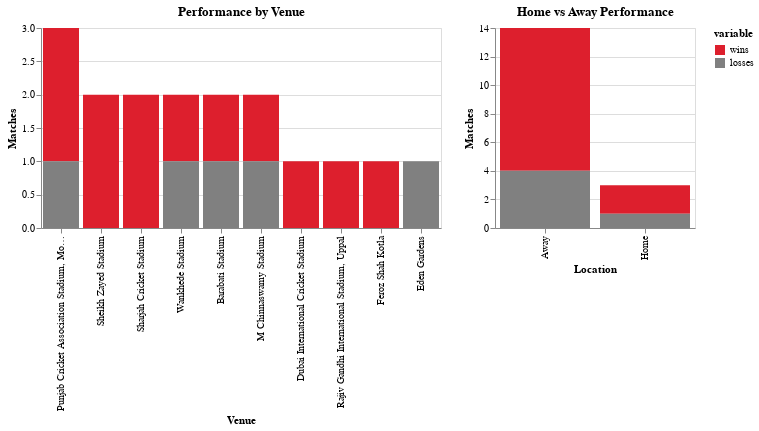

This figure's notebook cell:
### Code cell
import pandas as pd
import numpy as np
import altair as alt

def analyze_venues():
    # Venue performance analysis
    venue_stats = pd.DataFrame({
        'venue': kxip_matches['venue'].unique()
    })

    venue_stats['matches'] = venue_stats['venue'].apply(
        lambda x: len(kxip_matches[kxip_matches['venue'] == x])
    )
    venue_stats['wins'] = venue_stats['venue'].apply(
        lambda x: len(kxip_matches[(kxip_matches['venue'] == x) &
                                 (kxip_matches['winner'] == 'Kings XI Punjab')])
    )
    venue_stats['losses'] = venue_stats['matches'] - venue_stats['wins']
    venue_stats['win_rate'] = (venue_stats['wins'] / venue_stats['matches'] * 100).round(1)

    # Add home/away designation
    venue_stats['location'] = venue_stats['venue'].apply(
        lambda x: 'Home' if 'Punjab' in x or 'Mohali' in x else 'Away'
    )

    return venue_stats

def create_venue_charts(venue_stats):
    # Venue Performance Chart
    venue_chart = alt.Chart(venue_stats.melt(
        id_vars=['venue', 'win_rate', 'location'],
        value_vars=['wins', 'losses']
    )).mark_bar().encode(
        x=alt.X('venue:N', title='Venue', sort='-y'),
        y=alt.Y('value:Q', title='Matches'),
        color=alt.Color('variable:N', scale=alt.Scale(
            domain=['wins', 'losses'],
            range=['#DD1F2D', '#808080']
        )),
        tooltip=['venue', 'variable', 'value', 'win_rate', 'location']
    ).properties(
        width=400,
        height=200,
        title='Performance by Venue'
    )

    # Home vs Away Summary
    location_summary = venue_stats.groupby('location').agg({
        'matches': 'sum',
        'wins': 'sum',
        'losses': 'sum'
    }).reset_index()
    location_summary['win_rate'] = (location_summary['wins'] / location_summary['matches'] * 100).round(1)

    location_chart = alt.Chart(location_summary.melt(
        id_vars=['location', 'win_rate'],
        value_vars=['wins', 'losses']
    )).mark_bar().encode(
        x=alt.X('location:N', title='Location'),
        y=alt.Y('value:Q', title='Matches'),
        color=alt.Color('variable:N', scale=alt.Scale(
            domain=['wins', 'losses'],
            range=['#DD1F2D', '#808080']
        )),
        tooltip=['location', 'variable', 'value', 'win_rate']
    ).properties(
        width=200,
        height=200,
        title='Home vs Away Performance'
    )

    # Combine charts horizontally
    combined_chart = alt.hconcat(venue_chart, location_chart)

    return combined_chart, location_summary

# Execute analysis
venue_stats = analyze_venues()
combined_chart, location_summary = create_venue_charts(venue_stats)

# Print statistics
print("Venue Performance Summary:")
print(venue_stats.sort_values('wins', ascending=False).to_string(index=False))
print("\nHome vs Away Summary:")
print(location_summary.to_string(index=False))

# Display visualization
combined_chart

### Figure 1 — Vega-Lite specification as saved in the notebook (floating-point values rounded to 4 significant figures)
{"config": {"view": {"continuousWidth": 300, "continuousHeight": 300}}, "hconcat": [{"data": {"name": "data-a3327528423a87c81ff68e319926b901"}, "mark": {"type": "bar"}, "encoding": {"color": {"field": "variable", "scale": {"domain": ["wins", "losses"], "range": ["#DD1F2D", "#808080"]}, "type": "nominal"}, "tooltip": [{"field": "venue", "type": "nominal"}, {"field": "variable", "type": "nominal"}, {"field": "value", "type": "quantitative"}, {"field": "win_rate", "type": "quantitative"}, {"field": "location", "type": "nominal"}], "x": {"field": "venue", "sort": "-y", "title": "Venue", "type": "nominal"}, "y": {"field": "value", "title": "Matches", "type": "quantitative"}}, "height": 200, "title": "Performance by Venue", "width": 400}, {"data": {"name": "data-2b9a1aa0038729d27305423ee57bf748"}, "mark": {"type": "bar"}, "encoding": {"color": {"field": "variable", "scale": {"domain": ["wins", "losses"], "range": ["#DD1F2D", "#808080"]}, "type": "nominal"}, "tooltip": [{"field": "location", "type": "nominal"}, {"field": "variable", "type": "nominal"}, {"field": "value", "type": "quantitative"}, {"field": "win_rate", "type": "quantitative"}], "x": {"field": "location", "title": "Location", "type": "nominal"}, "y": {"field": "value", "title": "Matches", "type": "quantitative"}}, "height": 200, "title": "Home vs Away Performance", "width": 200}], "$schema": "https://vega.github.io/schema/vega-lite/v5.20.1.json", "datasets": {"data-a3327528423a87c81ff68e319926b901": [{"venue": "Sheikh Zayed Stadium", "win_rate": 100.0, "location": "Away", "variable": "wins", "value": 2}, {"venue": "Sharjah Cricket Stadium", "win_rate": 100.0, "location": "Away", "variable": "wins", "value": 2}, {"venue": "Dubai International Cricket Stadium", "win_rate": 100.0, "location": "Away", "variable": "wins", "value": 1}, {"venue": "Wankhede Stadium", "win_rate": 50.0, "location": "Away", "variable": "wins", "value": 1}, {"venue": "Barabati Stadium", "win_rate": 50.0, "location": "Away", "variable": "wins", "value": 1}, {"venue": "M Chinnaswamy Stadium", "win_rate": 50.0, "location": "Away", "variable": "wins", "value": 1}, {"venue": "Rajiv Gandhi International Stadium, Uppal", "win_rate": 100.0, "location": "Away", "variable": "wins", "value": 1}, {"venue": "Feroz Shah Kotla", "win_rate": 100.0, "location": "Away", "variable": "wins", "value": 1}, {"venue": "Punjab Cricket Association Stadium, Mohali", "win_rate": 66.7, "location": "Home", "variable": "wins", "value": 2}, {"venue": "Eden Gardens", "win_rate": 0.0, "location": "Away", "variable": "wins", "value": 0}, {"venue": "Sheikh Zayed Stadium", "win_rate": 100.0, "location": "Away", "variable": "losses", "value": 0}, {"venue": "Sharjah Cricket Stadium", "win_rate": 100.0, "location": "Away", "variable": "losses", "value": 0}, {"venue": "Dubai International Cricket Stadium", "win_rate": 100.0, "location": "Away", "variable": "losses", "value": 0}, {"venue": "Wankhede Stadium", "win_rate": 50.0, "location": "Away", "variable": "losses", "value": 1}, {"venue": "Barabati Stadium", "win_rate": 50.0, "location": "Away", "variable": "losses", "value": 1}, {"venue": "M Chinnaswamy Stadium", "win_rate": 50.0, "location": "Away", "variable": "losses", "value": 1}, {"venue": "Rajiv Gandhi International Stadium, Uppal", "win_rate": 100.0, "location": "Away", "variable": "losses", "value": 0}, {"venue": "Feroz Shah Kotla", "win_rate": 100.0, "location": "Away", "variable": "losses", "value": 0}, {"venue": "Punjab Cricket Association Stadium, Mohali", "win_rate": 66.7, "location": "Home", "variable": "losses", "value": 1}, {"venue": "Eden Gardens", "win_rate": 0.0, "location": "Away", "variable": "losses", "value": 1}], "data-2b9a1aa0038729d27305423ee57bf748": [{"location": "Away", "win_rate": 71.4, "variable": "wins", "value": 10}, {"location": "Home", "win_rate": 66.7, "variable": "wins", "value": 2}, {"location": "Away", "win_rate": 71.4, "variable": "losses", "value": 4}, {"location": "Home", "win_rate": 66.7, "variable": "losses", "value": 1}]}}
